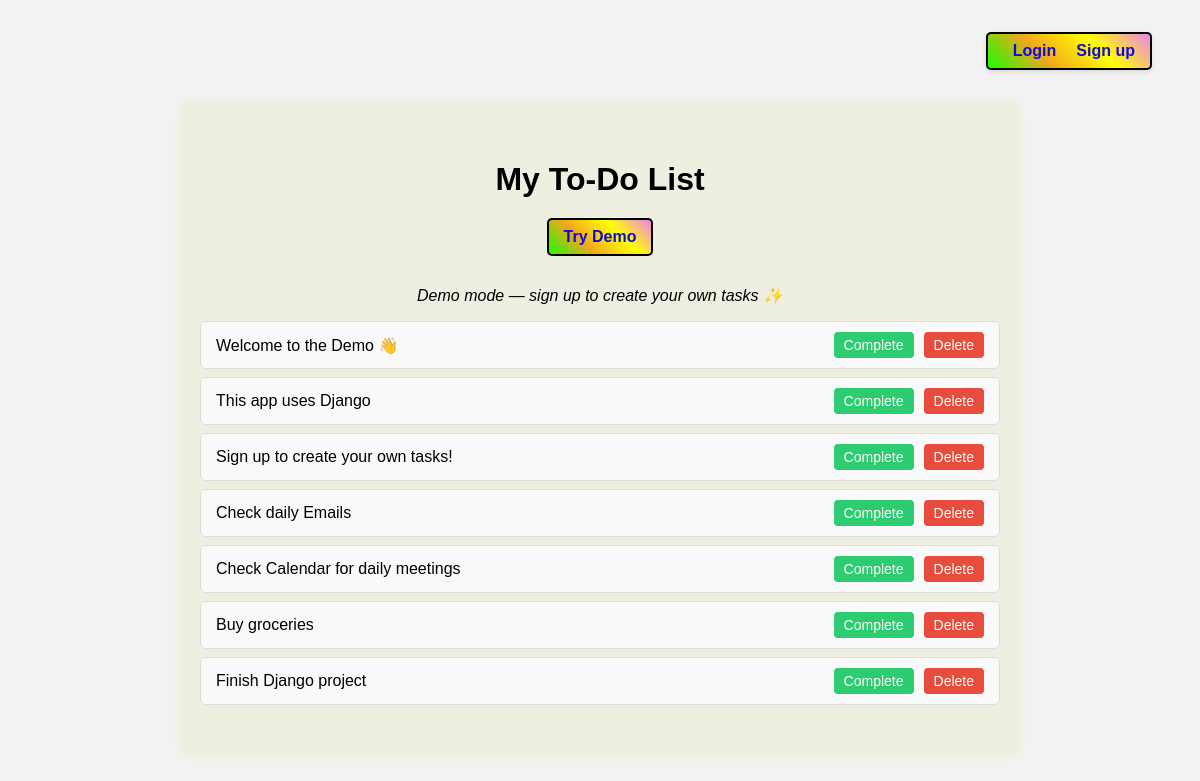
The page / on the database its author committed.
### tasks/models.py (models this page shows, shortened)
class Task(models.Model):
    user = models.ForeignKey(
        User,
        on_delete=models.CASCADE,
        related_name='tasks'
    )
    title = models.CharField(max_length=200)
    description = models.TextField(blank=True)
    completed = models.BooleanField(default=False)
    created_at = models.DateTimeField(auto_now_add=True)

### tasks/views.py (the view, shortened to what this page needs)
# urls.py: path('', views.task_list, name='task_list'),
def task_list(request):
    demo_user = User.objects.get(username='demo_user')
    tasks = Task.objects.filter(user=demo_user)
    return render(request, 'tasks/task_list.html', {
        'tasks': tasks,
        'demo': True
    })

### tasks/templates/tasks/task_list.html (shortened to what this page needs)
<!doctype html>
<html lang="en">
  <head>
    {% load static %}
    <link
      rel="stylesheet"
      type="text/css"
      href="{% static 'tasks/style.css' %}"
    />
    <link rel="stylesheet" href="https://cdn.jsdelivr.net/npm/sweetalert2@11/dist/sweetalert2.min.css">
  </head>
  <body>
    <div class="auth-bar">
      {% if user.is_authenticated %}
      <span>Hi {{ user.username }}, Welcome!</span>
      <a href="{% url 'logout' %}">Logout</a>
      {% else %}
      <a href="{% url 'login' %}">Login</a>
      <a href="{% url 'signup' %}">Sign up</a>
      {% endif %}
    </div>
    <div class="container">
      <h1>My To-Do List</h1>
      <div class="demo-link">
        <a href="{% url 'demo_tasks' %}">Try Demo</a>
      </div>
      {% if user.is_authenticated and not demo %}
      <form method="post">
        {% csrf_token %}
        <div class="form-group">
          <label for="id_title">Task:</label>
          <input type="text" name="title" id="id_title" placeholder="Enter task title" required />
        </div>
        <div class="form-group">
          <label for="id_completed">Completed:</label>
          <input type="checkbox" name="completed" id="id_completed" />
        </div>
        <button type="submit">Add Task</button>
      </form>
      {% elif demo %}
      <p style="text-align:center; font-style:italic;">
        Demo mode — sign up to create your own tasks ✨
      </p>
      {% else %}
      <p style="text-align:center; font-style:italic;">
        Login to create your own tasks!
      </p>
      {% endif %}
      <ul>
        {% for task in tasks %}
        <li class="task-item">
          {% if task.completed %}
            <s>{{ task.title }}</s>
          {% else %}
            {{ task.title }}
          {% endif %}
          <div>
            {% if demo or not user.is_authenticated %}
              <a href="#" onclick="Swal.fire({
                  icon: 'warning',
                  title: 'Action blocked!',
                  text: 'You need to sign up to edit tasks!',
                  confirmButtonText: 'Ok'
              }); return false;">Complete</a>
              <a href="#" onclick="Swal.fire({
                  icon: 'warning',
                  title: 'Action blocked!',
                  text: 'You need to sign up to delete tasks!',
                  confirmButtonText: 'Ok'
              }); return false;" class="delete">Delete</a>
            {% else %}
              <a href="{% url 'complete_task' task.id %}">Complete</a>
              <a href="{% url 'delete_task' task.id %}" class="delete">Delete</a>
            {% endif %}
          </div>
        </li>
        {% empty %}
        {% if demo %}
        <li style="text-align:center; font-style: italic;">No demo tasks yet!</li>
        {% else %}
        <li style="text-align:center; font-style: italic;">You have no tasks added yet!</li>
        {% endif %}
        {% endfor %}
      </ul>
    </div>
  </body>
</html>

### tasks/static/tasks/style.css (style rules this page uses)
body { font-family: Arial, sans-serif; background-color: #f2f2f2; margin: 0; padding: 0; }
.auth-bar { position: fixed; top: 2rem; right: 3rem; display: flex; gap: 10px; align-items: center; font-size: 16px; font-weight: bold; background-color: rainbow; background-image: linear-gradient( 45deg, rgb(26, 255, 0), rgb(240, 166, 29), yellow, violet ); border: 2px solid black; color: #100cd7; padding: 8px 15px; border-radius: 5px; box-shadow: 0 2px 5px rgba(0, 0, 0, 0.1); z-index: 1000; }
.auth-bar a { margin-left: 10px; text-decoration: none; font-weight: 800; color: #100cd7; }
.demo-link { position: relative; margin: 15px 0 30px; text-align: center; display: flex; justify-content: center; gap: 10px; }
.demo-link a { padding: 8px 15px; background-color: rainbow; background-image: linear-gradient( 45deg, rgb(26, 255, 0), rgb(240, 166, 29), yellow, violet ); color: #100cd7; text-decoration: none; border-radius: 5px; font-weight: 800; border: 2px solid black; }
.container { position: relative; max-width: 800px; margin: 100px auto 40px; padding: 40px 20px; background-color: rgb(239, 239, 225); border-radius: 8px; box-shadow: 0 4px 10px rgba(235, 216, 16, 0.1); }
h1 { text-align: center; margin-bottom: 20px; }
ul { list-style: none; padding: 0; margin: 0; }
.task-item { display: flex; align-items: center; justify-content: space-between; padding: 10px 15px; margin-bottom: 8px; border-radius: 6px; background-color: #f9f9f9; border: 1px solid #ddd; }
.task-item div { display: flex; gap: 10px; }
.task-item a { text-decoration: none; padding: 5px 10px; border-radius: 4px; font-size: 14px; transition: background-color 0.2s; color: #333; }
.task-item a.delete { color: white; background-color: #e74c3c; }
.task-item a:first-child { background-color: #2ecc71; color: white; }

### rows shown on the page
Task: title "Welcome to the Demo 👋"
Task: title "This app uses Django"
Task: title "Sign up to create your own tasks!"
Task: title "Check daily Emails"
Task: title "Check Calendar for daily meetings"
Task: title "Buy groceries"
Task: title "Finish Django project"
